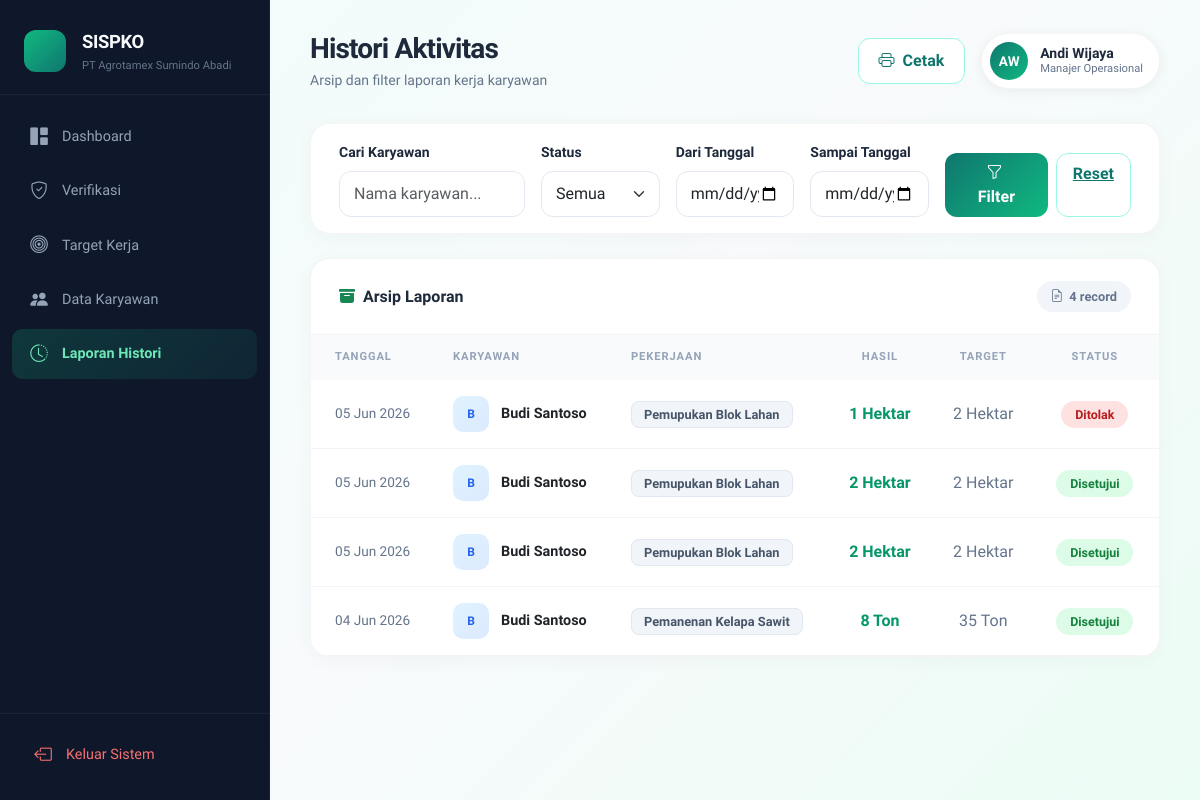
Page /laporan_histori.php (signed in) on the committed database.
### tables this page shows
CREATE TABLE `aktivitas` (
  `id_aktivitas` int(11) NOT NULL,
  `id_user` int(11) DEFAULT NULL,
  `tanggal` date NOT NULL,
  `jenis_pekerjaan` varchar(100) NOT NULL,
  `hasil_kerja` int(11) NOT NULL,
  `target_kerja` int(11) NOT NULL,
  `satuan` varchar(20) DEFAULT NULL,
  `foto_bukti` varchar(255) NOT NULL,
  `status_verifikasi` enum('Pending','Disetujui','Ditolak') DEFAULT 'Pending'
);

CREATE TABLE `users` (
  `id_user` int(11) NOT NULL,
  `username` varchar(50) NOT NULL,
  `password` varchar(255) NOT NULL,
  `nama_lengkap` varchar(100) NOT NULL,
  `role` enum('manajer','karyawan') NOT NULL
);

### includes/target_helper.php (called while the page is built, shortened)
<?php
function daftarJenisPekerjaan() {
    return [
        'Pemanenan Kelapa Sawit' => [
            'satuan'         => 'Ton',
            'default_target' => 35,
            'step'           => 0.1,
            'placeholder'    => 'Contoh: 32.4',
        ],
        'Pemupukan Blok Lahan' => [
            'satuan'         => 'Hektar',
            'default_target' => 10,
            'step'           => 0.1,
            'placeholder'    => 'Contoh: 8.5',
        ],
        'Penyemprotan Gulma/Rumput' => [
            'satuan'         => 'Liter',
            'default_target' => 200,
            'step'           => 1,
            'placeholder'    => 'Contoh: 180',
        ],
    ];
}
function getInfoPekerjaan($jenis) {
    $daftar = daftarJenisPekerjaan();
    return $daftar[$jenis] ?? [
        'satuan'         => 'Unit',
        'default_target' => 1,
        'step'           => 0.1,
        'placeholder'    => 'Contoh: 10',
    ];
}
function getSatuanPekerjaan($jenis) {
    return getInfoPekerjaan($jenis)['satuan'];
}
function formatHasil($nilai, $satuan) {
    $num = is_numeric($nilai) ? (float) $nilai : 0;
    $formatted = (floor($num) == $num) ? number_format($num, 0) : number_format($num, 1);
    return $formatted . ' ' . $satuan;
}
function getSatuanAktivitas($row) {
    if (!empty($row['satuan'])) {
        return $row['satuan'];
    }
    return getSatuanPekerjaan($row['jenis_pekerjaan'] ?? '');
}

### laporan_histori.php (the view, shortened to what this page needs)
<?php
include 'includes/manajer_init.php';
include_once 'includes/target_helper.php';
$filter_dari   = $_GET['dari'] ?? '';
$filter_sampai = $_GET['sampai'] ?? '';
$filter_nama   = trim($_GET['cari'] ?? '');
$where = ['1=1'];
$sql = "SELECT aktivitas.*, users.nama_lengkap FROM aktivitas
        JOIN users ON aktivitas.id_user = users.id_user
        WHERE " . implode(' AND ', $where) . "
        ORDER BY aktivitas.tanggal DESC, aktivitas.id_aktivitas DESC";
$query = mysqli_query($koneksi, $sql);
$total_laporan = $query ? mysqli_num_rows($query) : 0;
$topBarExtra = '
    <div class="btn-print-box">
        <button onclick="window.print()" class="btn-outline-manajer">
            <i class="bi bi-printer me-2"></i>Cetak
        </button>
    </div>';
include 'includes/manajer_header.php';
?>
<div class="panel mb-4">
    <div class="panel-body py-3">
        <form method="GET" class="row g-3 align-items-end">
            <div class="col-md-3">
                <label class="form-label small fw-semibold">Cari Karyawan</label>
                <input type="text" name="cari" class="form-control form-control-modern" value="<?= htmlspecialchars($filter_nama) ?>" placeholder="Nama karyawan...">
            </div>
            <div class="col-md-2">
                <label class="form-label small fw-semibold">Status</label>
                <select name="status" class="form-select form-control-modern">
                    <option value="">Semua</option>
                </select>
            </div>
            <div class="col-md-2">
                <label class="form-label small fw-semibold">Dari Tanggal</label>
                <input type="date" name="dari" class="form-control form-control-modern" value="<?= htmlspecialchars($filter_dari) ?>">
            </div>
            <div class="col-md-2">
                <label class="form-label small fw-semibold">Sampai Tanggal</label>
                <input type="date" name="sampai" class="form-control form-control-modern" value="<?= htmlspecialchars($filter_sampai) ?>">
            </div>
            <div class="col-md-3 d-flex gap-2">
                <button type="submit" class="btn-manajer py-2 flex-fill"><i class="bi bi-funnel me-1"></i> Filter</button>
                <a href="laporan_histori.php" class="btn-outline-manajer py-2 px-3">Reset</a>
            </div>
        </form>
    </div>
</div>
<div class="panel">
    <div class="panel-header">
        <h5><i class="bi bi-archive-fill text-success"></i> Arsip Laporan</h5>
        <span class="stat-pill"><i class="bi bi-file-earmark-text"></i> <?= $total_laporan ?> record</span>
    </div>
    <?php if ($total_laporan == 0): ?>
    <div class="empty-state">
        <i class="bi bi-inbox"></i>
        <p>Tidak ada data sesuai filter</p>
    </div>
    <?php else: ?>
    <div class="table-responsive">
        <table class="table table-modern align-middle">
            <thead>
                <tr>
                    <th class="ps-4">Tanggal</th>
                    <th>Karyawan</th>
                    <th>Pekerjaan</th>
                    <th class="text-center">Hasil</th>
                    <th class="text-center">Target</th>
                    <th class="text-center pe-4">Status</th>
                </tr>
            </thead>
            <tbody>
                <?php while ($row = mysqli_fetch_array($query)):
                    $badge_class = ($row['status_verifikasi'] == 'Disetujui') ? 'approved' : (($row['status_verifikasi'] == 'Ditolak') ? 'rejected' : 'pending');
                    $emp_init = strtoupper(substr($row['nama_lengkap'], 0, 1));
                    $satuan = getSatuanAktivitas($row);
                ?>
                <tr>
                    <td class="ps-4" style="font-size:0.85rem; color:var(--muted);"><?= date('d M Y', strtotime($row['tanggal'])) ?></td>
                    <td>
                        <div class="employee-cell">
                            <div class="employee-avatar"><?= $emp_init ?></div>
                            <span class="fw-bold" style="font-size:0.9rem;"><?= htmlspecialchars($row['nama_lengkap']) ?></span>
                        </div>
                    </td>
                    <td><span class="job-badge"><?= htmlspecialchars($row['jenis_pekerjaan']) ?></span></td>
                    <td class="text-center"><span class="ton-value"><?= formatHasil($row['hasil_kerja'], $satuan) ?></span></td>
                    <td class="text-center" style="color:var(--muted);"><?= formatHasil($row['target_kerja'], $satuan) ?></td>
                    <td class="text-center pe-4"><span class="status-badge <?= $badge_class ?>"><?= htmlspecialchars($row['status_verifikasi']) ?></span></td>
                </tr>
                <?php endwhile; ?>
            </tbody>
        </table>
    </div>
    <?php endif; ?>
</div>
<?php include 'includes/manajer_footer.php'; ?>

### assets/css/manajer.css (style rules this page uses)
:root { --sidebar-w: 270px; --primary: #0f766e; --primary-dark: #0d5f58; --accent: #10b981; --surface: #f0fdfa; --text: #1e293b; --muted: #64748b; --sidebar-bg: #0f172a; --sidebar-hover: rgba(255,255,255,0.06); }
* { box-sizing: border-box; }
body { background: linear-gradient(135deg, #f0fdfa 0%, #f8fafc 50%, #ecfdf5 100%); font-family: 'Plus Jakarta Sans', sans-serif; color: var(--text); min-height: 100vh; }
.panel { background: white; border-radius: 20px; border: 1px solid rgba(0,0,0,0.04); box-shadow: 0 4px 20px rgba(0,0,0,0.03); overflow: hidden; }
.panel-header { padding: 22px 28px; border-bottom: 1px solid #f1f5f9; display: flex; justify-content: space-between; align-items: center; flex-wrap: wrap; gap: 12px; }
.panel-header h5 { font-weight: 700; font-size: 1rem; margin: 0; display: flex; align-items: center; gap: 8px; }
.panel-body { padding: 28px; }
.table-modern { margin: 0; }
.table-modern thead th { background: #f8fafc; color: #94a3b8; font-size: 0.7rem; font-weight: 700; text-transform: uppercase; letter-spacing: 0.08em; padding: 14px 20px; border: none; }
.table-modern tbody td { padding: 16px 20px; border-color: #f1f5f9; vertical-align: middle; }
.table-modern tbody tr { transition: background 0.15s; }
.employee-cell { display: flex; align-items: center; gap: 12px; }
.employee-avatar { width: 36px; height: 36px; border-radius: 10px; background: linear-gradient(135deg, #e0f2fe, #dbeafe); color: #2563eb; display: flex; align-items: center; justify-content: center; font-weight: 700; font-size: 0.75rem; flex-shrink: 0; }
.job-badge { background: #f1f5f9; color: #475569; font-size: 0.8rem; font-weight: 600; padding: 5px 12px; border-radius: 8px; border: 1px solid #e2e8f0; }
.ton-value { font-weight: 800; color: #059669; font-size: 1rem; }
.status-badge { font-size: 0.78rem; font-weight: 600; padding: 6px 14px; border-radius: 20px; }
.status-badge.approved { background: #dcfce7; color: #15803d; }
.status-badge.rejected { background: #fee2e2; color: #b91c1c; }
.btn-manajer { background: linear-gradient(135deg, var(--primary), var(--accent)); color: white; border: none; border-radius: 12px; padding: 14px 24px; font-weight: 700; width: 100%; transition: opacity 0.2s, transform 0.2s; }
.btn-outline-manajer { background: white; color: var(--primary); border: 1px solid #99f6e4; border-radius: 12px; padding: 10px 20px; font-weight: 600; transition: all 0.2s; }
.stat-pill { display: inline-flex; align-items: center; gap: 6px; background: #f1f5f9; color: var(--muted); font-size: 0.8rem; font-weight: 600; padding: 6px 14px; border-radius: 20px; }
.form-control-modern { border-radius: 12px !important; border-color: #e2e8f0 !important; padding: 10px 14px; }

### rows in the picture
aktivitas: tanggal "05 Jun 2026", id_user.nama_lengkap "B", id_user.nama_lengkap "Budi Santoso", jenis_pekerjaan "Pemupukan Blok Lahan", formatHasil($row['hasil_kerja'], $satuan) "1 Hektar", formatHasil($row['target_kerja'], $satuan) "2 Hektar", status_verifikasi "Ditolak"
aktivitas: tanggal "05 Jun 2026", id_user.nama_lengkap "B", id_user.nama_lengkap "Budi Santoso", jenis_pekerjaan "Pemupukan Blok Lahan", formatHasil($row['hasil_kerja'], $satuan) "2 Hektar", formatHasil($row['target_kerja'], $satuan) "2 Hektar", status_verifikasi "Disetujui"
aktivitas: tanggal "05 Jun 2026", id_user.nama_lengkap "B", id_user.nama_lengkap "Budi Santoso", jenis_pekerjaan "Pemupukan Blok Lahan", formatHasil($row['hasil_kerja'], $satuan) "2 Hektar", formatHasil($row['target_kerja'], $satuan) "2 Hektar", status_verifikasi "Disetujui"
aktivitas: tanggal "04 Jun 2026", id_user.nama_lengkap "B", id_user.nama_lengkap "Budi Santoso", jenis_pekerjaan "Pemanenan Kelapa Sawit", formatHasil($row['hasil_kerja'], $satuan) "8 Ton", formatHasil($row['target_kerja'], $satuan) "35 Ton", status_verifikasi "Disetujui"

### other values in the picture
$menu['label'] "Dashboard"
$menu['label'] "Verifikasi"
$menu['label'] "Target Kerja"
$menu['label'] "Data Karyawan"
$menu['label'] "Laporan Histori"
$pageHeading "Histori Aktivitas"
$pageSubtitle "Arsip dan filter laporan kerja karyawan"
$initials "AW"
$nama_manajer "Andi Wijaya"
$total_laporan "4"
